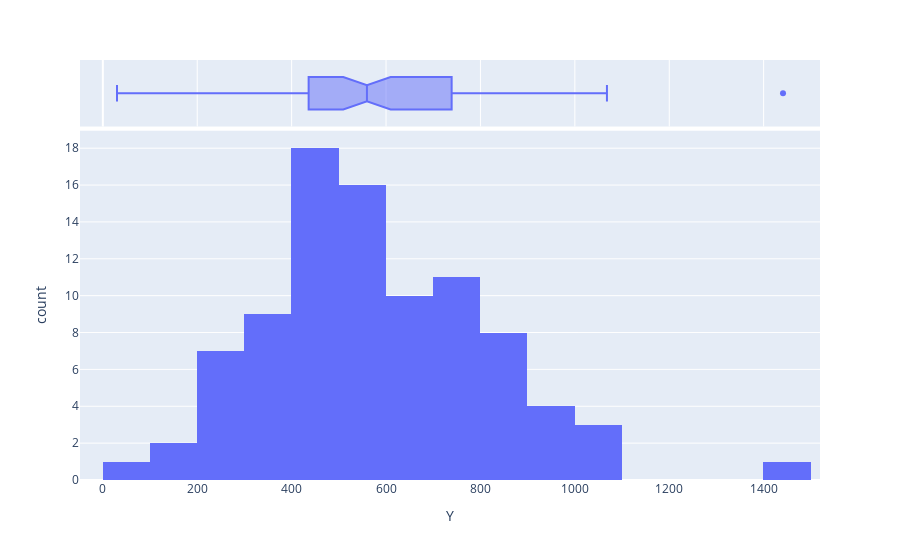

Source (notebook cell):
### Code cell
import plotly.express as px
fig = px.histogram(data_file, x="Y",
                   marginal="box", # or violin, rug
                   hover_data=data_file.columns)
fig.show()

### Figure 1 — Plotly figure (JSON) as saved in the notebook; plotly's stock layout.template omitted (floating-point values rounded to 4 significant figures)
{"data": [{"alignmentgroup": "True", "bingroup": "x", "hovertemplate": "Y=%{x}<br>count=%{y}<extra></extra>", "legendgroup": "", "marker": {"color": "#636efa", "pattern": {"shape": ""}}, "name": "", "offsetgroup": "", "orientation": "v", "showlegend": false, "type": "histogram", "x": [30, 171, 184, 201, 212, 250, 265, 270, 272, 289, 305, 306, 322, 322, 336, 346, 351, 370, 390, 404, 409, 411, 436, 437, 439, 441, 444, 448, 451, 453, 470, 480, 482, 487, 494, 495, 499, 503, 514, 521, 522, 527, 548, 550, 559, 560, 570, 572, 574, 578, 585, 592, 592, 607, 616, 618, 621, 629, 637, 638, 640, 656, 668, 707, 709, 719, 737, 739, 752, 758, 766, 792, 792, 794, 802, 818, 830, 832, 843, 858, 860, 869, 918, 925, 953, 991, 1000, 1005, 1068, 1441], "xaxis": "x", "yaxis": "y"}, {"alignmentgroup": "True", "hovertemplate": "Y=%{x}<extra></extra>", "legendgroup": "", "marker": {"color": "#636efa"}, "name": "", "notched": true, "offsetgroup": "", "showlegend": false, "type": "box", "x": [30, 171, 184, 201, 212, 250, 265, 270, 272, 289, 305, 306, 322, 322, 336, 346, 351, 370, 390, 404, 409, 411, 436, 437, 439, 441, 444, 448, 451, 453, 470, 480, 482, 487, 494, 495, 499, 503, 514, 521, 522, 527, 548, 550, 559, 560, 570, 572, 574, 578, 585, 592, 592, 607, 616, 618, 621, 629, 637, 638, 640, 656, 668, 707, 709, 719, 737, 739, 752, 758, 766, 792, 792, 794, 802, 818, 830, 832, 843, 858, 860, 869, 918, 925, 953, 991, 1000, 1005, 1068, 1441], "xaxis": "x2", "yaxis": "y2"}], "layout": {"barmode": "relative", "legend": {"tracegroupgap": 0}, "margin": {"t": 60}, "xaxis": {"anchor": "y", "domain": [0, 1], "title": {"text": "Y"}}, "xaxis2": {"anchor": "y2", "domain": [0, 1], "matches": "x", "showgrid": true, "showticklabels": false}, "yaxis": {"anchor": "x", "domain": [0, 0.8316], "title": {"text": "count"}}, "yaxis2": {"anchor": "x2", "domain": [0.8416, 1], "matches": "y2", "showgrid": false, "showline": false, "showticklabels": false, "ticks": ""}}}
